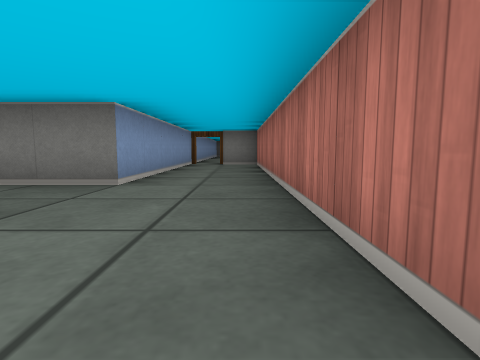
[1] (above)

24 first-person views from a walk through a cub3D level. The camera is about half as high as the walls, tilts 6° down and sees 80° across. The floor is counted in squares. Each view is taken from the middle of a square. On the plan, view 1 faces up. The plan holds only what a view shows up to about 9 squares ahead; the rest is blank.

[2]
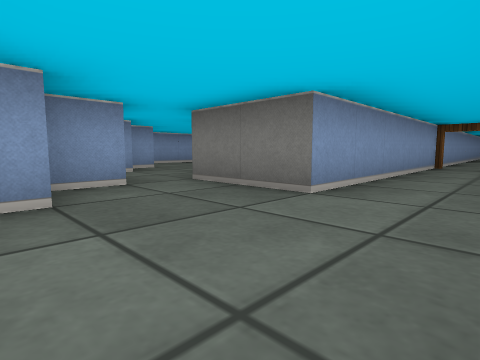

[3]
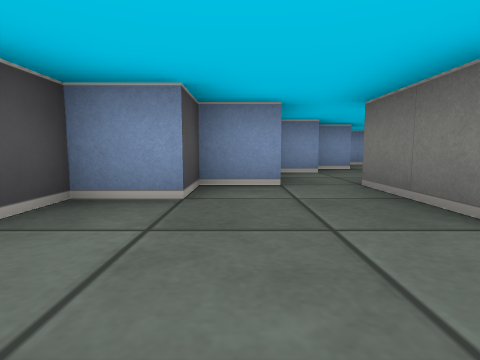

[4]
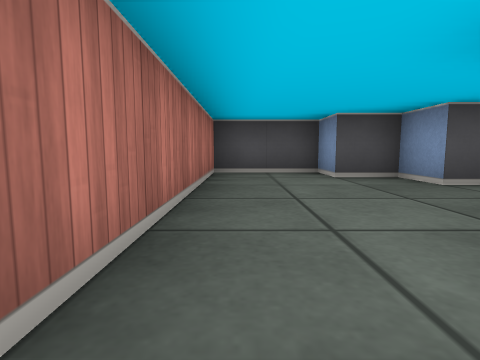

[5]
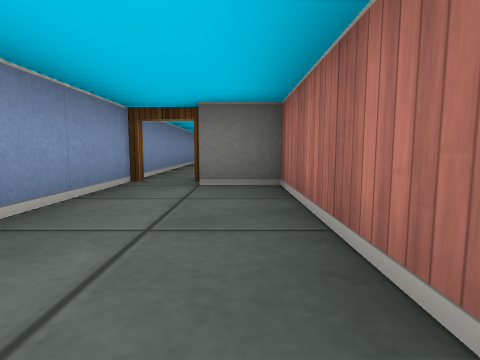

[6]
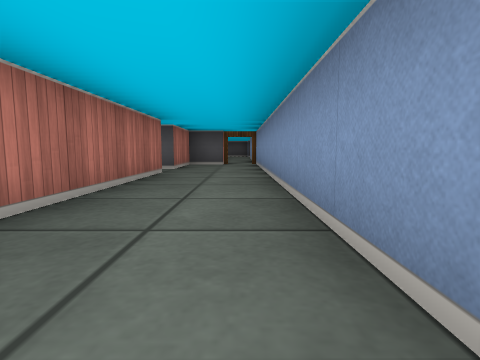

[7]
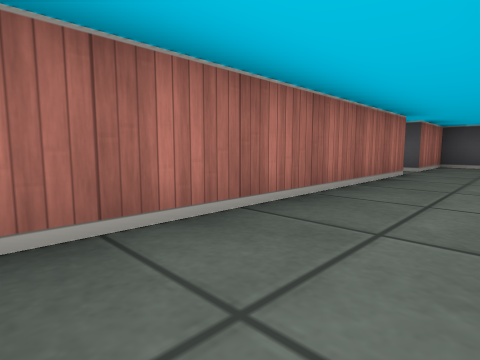

[8]
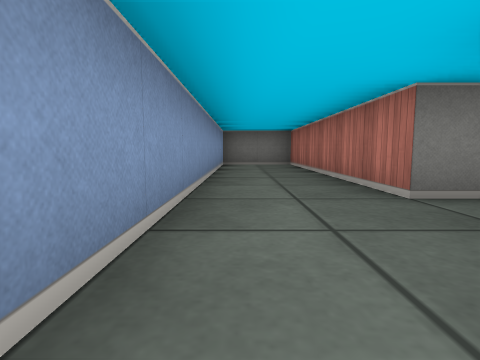

[9]
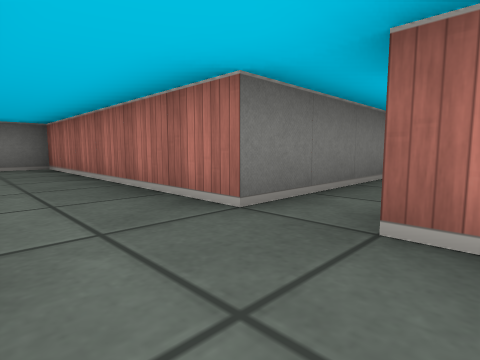

[10]
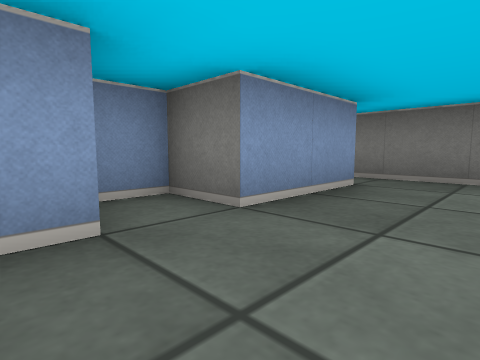

[11]
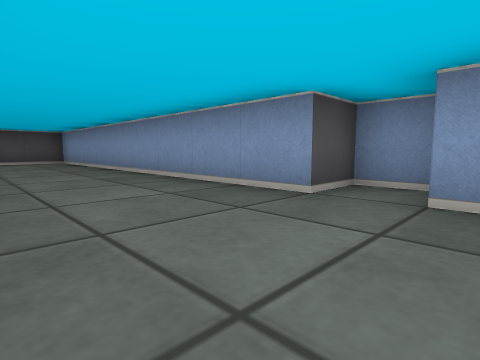

[12]
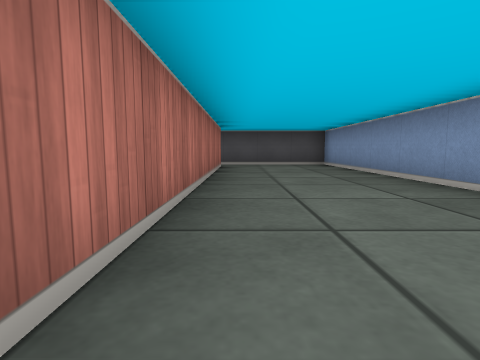

[13]
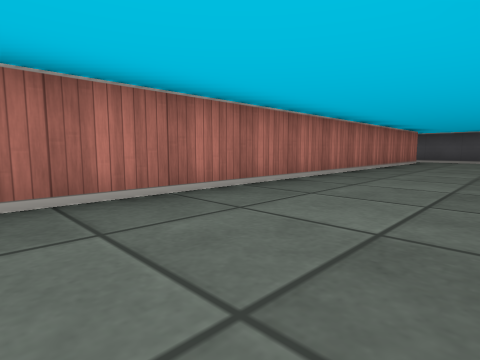

[14]
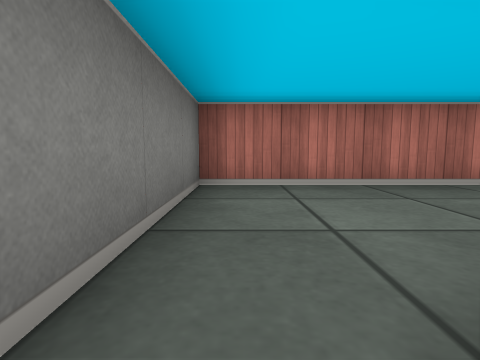

[15]
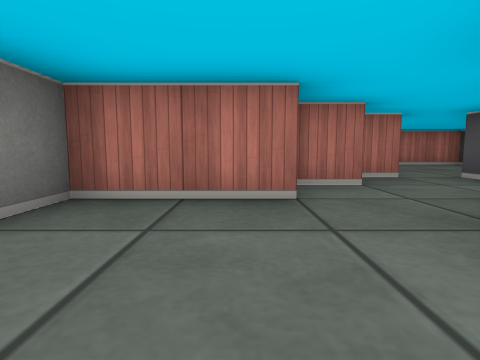

[16]
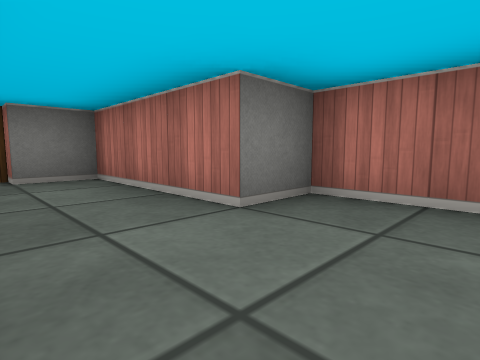

[17]
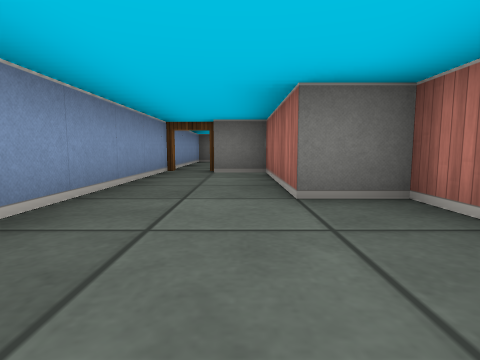

[18]
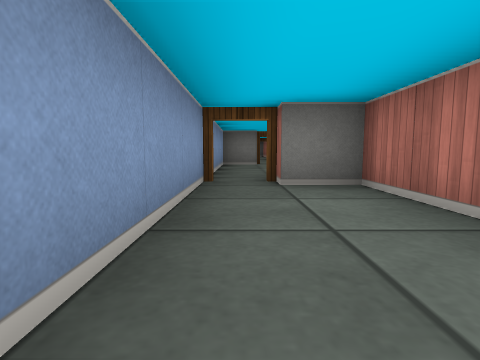

[19]
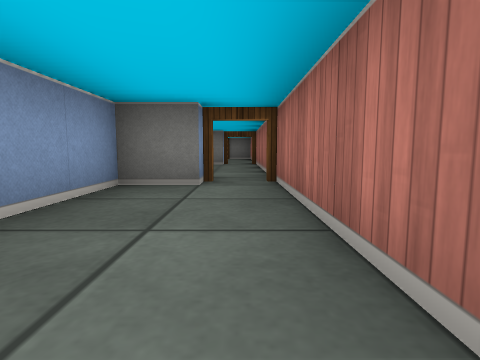

[20]
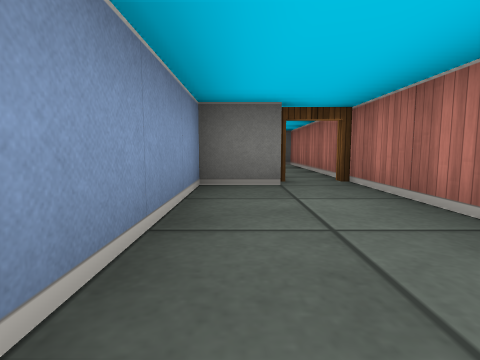

[21]
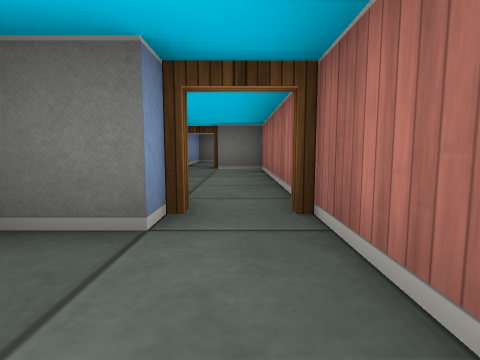

[22]
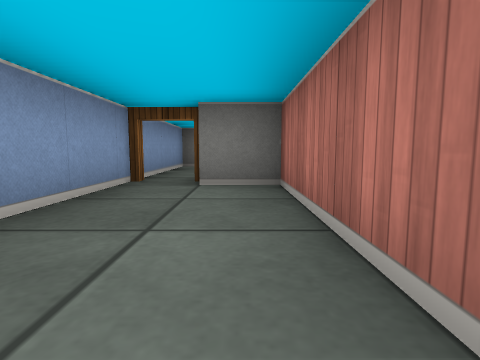

[23]
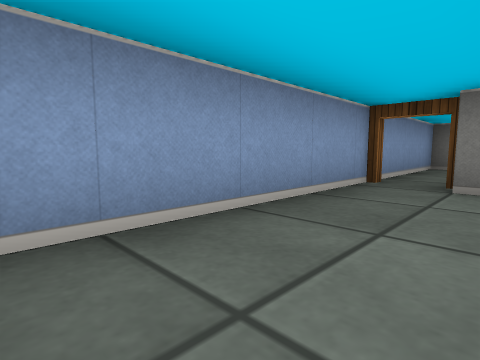

[24]
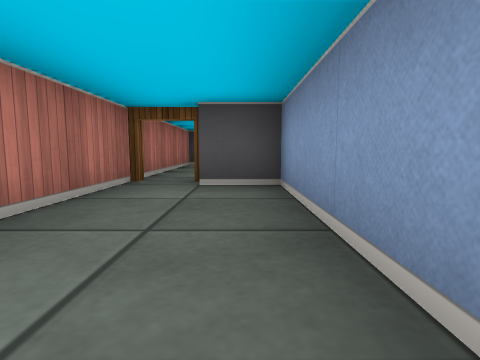

### Floor plan
Ten units are one square. View 1 is at (0, 0); x grows to the right and y downward. Boxes are objects, and circles mark ways between rooms. Rooms are numbered by the first view taken in them; rooms with no view inside come last. Other rooms are left out.
<svg viewBox="-90 -265 141 275">
<path fill="none" stroke="#000" d="M-35 -26 -35 -15 -25 -15 -25 -5 -15 -5 -15 5 5 5 5 -85 -5 -85M-15 -89 -15 -35 -35 -35M15 -125 5 -125 5 -185 -15 -185M-15 -181 -15 -89M-5 -95 5 -95 5 -115 9 -115M15 -85 15 5 46 5M5 -95 5 -85M45 -6 45 -125 15 -125M15 -116 15 -95M-65 -46 -65 -38M-55 -54 -55 -75 -65 -75 -65 -105 -75 -105M-55 -36 -55 -28M-45 -44 -45 -54M-35 -35 -35 -41M-85 -111 -85 -52M-75 -155 -85 -155 -85 -111M-65 -115 -65 -160M-75 -205 -85 -205 -85 -165 -75 -165M-65 -160 -65 -210M-85 -260 -85 -220M-65 -210 -65 -255 -75 -255"/>
<circle cx="-10" cy="-90" r="3" fill="#2a7"/>
<circle cx="-40" cy="-30" r="3" fill="#2a7"/>
<circle cx="10" cy="-120" r="3" fill="#2a7"/>
<circle cx="-80" cy="-110" r="3" fill="#2a7"/>
<circle cx="-70" cy="-160" r="3" fill="#2a7"/>
<circle cx="-70" cy="-210" r="3" fill="#2a7"/>
<text x="-10" y="-40">1</text>
<text x="0" y="-140">2</text>
<text x="30" y="-60">3</text>
<text x="-70" y="-60">4</text>
<text x="-80" y="-140">5</text>
<text x="-80" y="-190">6</text>
<text x="-80" y="-240">7</text>
</svg>
Room 1 opens to room 2. Room 1 opens to room 4. Room 2 opens to room 3. Room 4 opens to room 5. Room 5 opens to room 6. Room 6 opens to room 7.

Where each view was taken, in squares from view 1:
view 1: 0 up, 0 right, facing up
view 2: 1 up, 0 right, facing up-left
view 3: 2 up, 0 right, facing left
view 4: 5 up, 0 right, facing down
view 5: 5 up, 0 right, facing up
view 6: 18 up, 1 left, facing down
view 7: 18 up, 1 left, facing down-right
view 8: 10 up, 1 left, facing up
view 9: 11 up, 1 left, facing up-right
view 10: 8 up, 3 right, facing up-left
view 11: 10 up, 4 right, facing down-left
view 12: 8 up, 4 right, facing down
view 13: 11 up, 2 right, facing down-right
view 14: 12 up, 1 right, facing right
view 15: 6 up, 8 left, facing right
view 16: 6 up, 8 left, facing up-right
view 17: 5 up, 7 left, facing up
view 18: 7 up, 8 left, facing up
view 19: 12 up, 7 left, facing up
view 20: 17 up, 8 left, facing up
view 21: 19 up, 7 left, facing up
view 22: 22 up, 7 left, facing up
view 23: 22 up, 7 left, facing up-left
view 24: 20 up, 8 left, facing down
